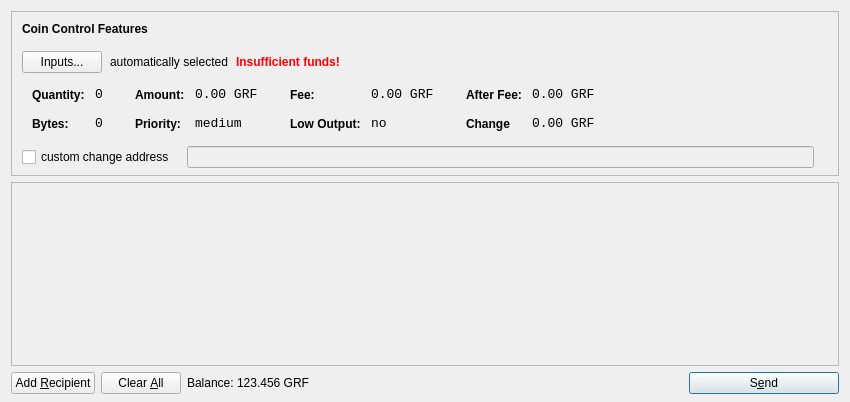
<?xml version="1.0" encoding="UTF-8"?>
<ui version="4.0">
 <class>SendCoinsDialog</class>
 <widget class="QDialog" name="SendCoinsDialog">
  <property name="geometry">
   <rect>
    <x>0</x>
    <y>0</y>
    <width>850</width>
    <height>402</height>
   </rect>
  </property>
  <property name="windowTitle">
   <string>Send Coins</string>
  </property>
  <layout class="QVBoxLayout" name="verticalLayout" stretch="0,1,0">
   <property name="bottomMargin">
    <number>8</number>
   </property>
   <item>
    <widget class="QFrame" name="frameCoinControl">
     <property name="sizePolicy">
      <sizepolicy hsizetype="Expanding" vsizetype="Expanding">
       <horstretch>0</horstretch>
       <verstretch>0</verstretch>
      </sizepolicy>
     </property>
     <property name="maximumSize">
      <size>
       <width>16777215</width>
       <height>16777215</height>
      </size>
     </property>
     <property name="frameShape">
      <enum>QFrame::StyledPanel</enum>
     </property>
     <property name="frameShadow">
      <enum>QFrame::Sunken</enum>
     </property>
     <layout class="QVBoxLayout" name="verticalLayoutCoinControl2">
      <property name="spacing">
       <number>6</number>
      </property>
      <property name="leftMargin">
       <number>0</number>
      </property>
      <property name="topMargin">
       <number>0</number>
      </property>
      <property name="rightMargin">
       <number>0</number>
      </property>
      <property name="bottomMargin">
       <number>6</number>
      </property>
      <item>
       <layout class="QVBoxLayout" name="verticalLayoutCoinControl" stretch="0,0,0,0,1">
        <property name="spacing">
         <number>0</number>
        </property>
        <property name="leftMargin">
         <number>10</number>
        </property>
        <property name="topMargin">
         <number>10</number>
        </property>
        <item>
         <layout class="QHBoxLayout" name="horizontalLayoutCoinControl1">
          <property name="bottomMargin">
           <number>15</number>
          </property>
          <item>
           <widget class="QLabel" name="labelCoinControlFeatures">
            <property name="sizePolicy">
             <sizepolicy hsizetype="Preferred" vsizetype="Maximum">
              <horstretch>0</horstretch>
              <verstretch>0</verstretch>
             </sizepolicy>
            </property>
            <property name="font">
             <font>
              <weight>75</weight>
              <bold>true</bold>
             </font>
            </property>
            <property name="styleSheet">
             <string notr="true">font-weight:bold;</string>
            </property>
            <property name="text">
             <string>Coin Control Features</string>
            </property>
           </widget>
          </item>
         </layout>
        </item>
        <item>
         <layout class="QHBoxLayout" name="horizontalLayoutCoinControl2" stretch="0,0,0,0">
          <property name="spacing">
           <number>8</number>
          </property>
          <property name="bottomMargin">
           <number>10</number>
          </property>
          <item>
           <widget class="QPushButton" name="pushButtonCoinControl">
            <property name="styleSheet">
             <string notr="true"/>
            </property>
            <property name="text">
             <string>Inputs...</string>
            </property>
           </widget>
          </item>
          <item>
           <widget class="QLabel" name="labelCoinControlAutomaticallySelected">
            <property name="text">
             <string>automatically selected</string>
            </property>
            <property name="margin">
             <number>5</number>
            </property>
           </widget>
          </item>
          <item>
           <widget class="QLabel" name="labelCoinControlInsuffFunds">
            <property name="font">
             <font>
              <weight>75</weight>
              <bold>true</bold>
             </font>
            </property>
            <property name="styleSheet">
             <string notr="true">color:red;font-weight:bold;</string>
            </property>
            <property name="text">
             <string>Insufficient funds!</string>
            </property>
            <property name="margin">
             <number>5</number>
            </property>
           </widget>
          </item>
          <item>
           <spacer name="horizontalSpacerCoinControl">
            <property name="orientation">
             <enum>Qt::Horizontal</enum>
            </property>
            <property name="sizeHint" stdset="0">
             <size>
              <width>40</width>
              <height>1</height>
             </size>
            </property>
           </spacer>
          </item>
         </layout>
        </item>
        <item>
         <widget class="QWidget" name="widgetCoinControl" native="true">
          <property name="sizePolicy">
           <sizepolicy hsizetype="Preferred" vsizetype="Preferred">
            <horstretch>0</horstretch>
            <verstretch>0</verstretch>
           </sizepolicy>
          </property>
          <property name="minimumSize">
           <size>
            <width>0</width>
            <height>0</height>
           </size>
          </property>
          <property name="styleSheet">
           <string notr="true"/>
          </property>
          <layout class="QHBoxLayout" name="horizontalLayoutCoinControl5">
           <property name="leftMargin">
            <number>0</number>
           </property>
           <property name="topMargin">
            <number>0</number>
           </property>
           <property name="rightMargin">
            <number>0</number>
           </property>
           <property name="bottomMargin">
            <number>0</number>
           </property>
           <item>
            <layout class="QHBoxLayout" name="horizontalLayoutCoinControl3" stretch="0,0,0,1">
             <property name="spacing">
              <number>20</number>
             </property>
             <property name="topMargin">
              <number>0</number>
             </property>
             <property name="bottomMargin">
              <number>10</number>
             </property>
             <item>
              <layout class="QFormLayout" name="formLayoutCoinControl1">
               <property name="horizontalSpacing">
                <number>10</number>
               </property>
               <property name="verticalSpacing">
                <number>14</number>
               </property>
               <property name="leftMargin">
                <number>10</number>
               </property>
               <property name="topMargin">
                <number>4</number>
               </property>
               <property name="rightMargin">
                <number>6</number>
               </property>
               <item row="0" column="0">
                <widget class="QLabel" name="labelCoinControlQuantityText">
                 <property name="styleSheet">
                  <string notr="true">font-weight:bold;</string>
                 </property>
                 <property name="text">
                  <string>Quantity:</string>
                 </property>
                 <property name="margin">
                  <number>0</number>
                 </property>
                </widget>
               </item>
               <item row="0" column="1">
                <widget class="QLabel" name="labelCoinControlQuantity">
                 <property name="font">
                  <font>
                   <family>Monospace</family>
                   <pointsize>10</pointsize>
                  </font>
                 </property>
                 <property name="cursor">
                  <cursorShape>IBeamCursor</cursorShape>
                 </property>
                 <property name="contextMenuPolicy">
                  <enum>Qt::ActionsContextMenu</enum>
                 </property>
                 <property name="text">
                  <string>0</string>
                 </property>
                 <property name="margin">
                  <number>0</number>
                 </property>
                 <property name="textInteractionFlags">
                  <set>Qt::LinksAccessibleByMouse|Qt::TextSelectableByKeyboard|Qt::TextSelectableByMouse</set>
                 </property>
                </widget>
               </item>
               <item row="1" column="0">
                <widget class="QLabel" name="labelCoinControlBytesText">
                 <property name="styleSheet">
                  <string notr="true">font-weight:bold;</string>
                 </property>
                 <property name="text">
                  <string>Bytes:</string>
                 </property>
                </widget>
               </item>
               <item row="1" column="1">
                <widget class="QLabel" name="labelCoinControlBytes">
                 <property name="font">
                  <font>
                   <family>Monospace</family>
                   <pointsize>10</pointsize>
                  </font>
                 </property>
                 <property name="cursor">
                  <cursorShape>IBeamCursor</cursorShape>
                 </property>
                 <property name="contextMenuPolicy">
                  <enum>Qt::ActionsContextMenu</enum>
                 </property>
                 <property name="text">
                  <string>0</string>
                 </property>
                 <property name="textInteractionFlags">
                  <set>Qt::LinksAccessibleByMouse|Qt::TextSelectableByKeyboard|Qt::TextSelectableByMouse</set>
                 </property>
                </widget>
               </item>
              </layout>
             </item>
             <item>
              <layout class="QFormLayout" name="formLayoutCoinControl2">
               <property name="horizontalSpacing">
                <number>10</number>
               </property>
               <property name="verticalSpacing">
                <number>14</number>
               </property>
               <property name="leftMargin">
                <number>6</number>
               </property>
               <property name="topMargin">
                <number>4</number>
               </property>
               <property name="rightMargin">
                <number>6</number>
               </property>
               <item row="0" column="0">
                <widget class="QLabel" name="labelCoinControlAmountText">
                 <property name="styleSheet">
                  <string notr="true">font-weight:bold;</string>
                 </property>
                 <property name="text">
                  <string>Amount:</string>
                 </property>
                 <property name="margin">
                  <number>0</number>
                 </property>
                </widget>
               </item>
               <item row="0" column="1">
                <widget class="QLabel" name="labelCoinControlAmount">
                 <property name="font">
                  <font>
                   <family>Monospace</family>
                   <pointsize>10</pointsize>
                  </font>
                 </property>
                 <property name="cursor">
                  <cursorShape>IBeamCursor</cursorShape>
                 </property>
                 <property name="contextMenuPolicy">
                  <enum>Qt::ActionsContextMenu</enum>
                 </property>
                 <property name="text">
                  <string>0.00 GRF</string>
                 </property>
                 <property name="textInteractionFlags">
                  <set>Qt::LinksAccessibleByMouse|Qt::TextSelectableByKeyboard|Qt::TextSelectableByMouse</set>
                 </property>
                </widget>
               </item>
               <item row="1" column="0">
                <widget class="QLabel" name="labelCoinControlPriorityText">
                 <property name="styleSheet">
                  <string notr="true">font-weight:bold;</string>
                 </property>
                 <property name="text">
                  <string>Priority:</string>
                 </property>
                </widget>
               </item>
               <item row="1" column="1">
                <widget class="QLabel" name="labelCoinControlPriority">
                 <property name="font">
                  <font>
                   <family>Monospace</family>
                   <pointsize>10</pointsize>
                  </font>
                 </property>
                 <property name="cursor">
                  <cursorShape>IBeamCursor</cursorShape>
                 </property>
                 <property name="contextMenuPolicy">
                  <enum>Qt::ActionsContextMenu</enum>
                 </property>
                 <property name="text">
                  <string>medium</string>
                 </property>
                 <property name="textInteractionFlags">
                  <set>Qt::LinksAccessibleByMouse|Qt::TextSelectableByKeyboard|Qt::TextSelectableByMouse</set>
                 </property>
                </widget>
               </item>
              </layout>
             </item>
             <item>
              <layout class="QFormLayout" name="formLayoutCoinControl3">
               <property name="horizontalSpacing">
                <number>10</number>
               </property>
               <property name="verticalSpacing">
                <number>14</number>
               </property>
               <property name="leftMargin">
                <number>6</number>
               </property>
               <property name="topMargin">
                <number>4</number>
               </property>
               <property name="rightMargin">
                <number>6</number>
               </property>
               <item row="0" column="0">
                <widget class="QLabel" name="labelCoinControlFeeText">
                 <property name="styleSheet">
                  <string notr="true">font-weight:bold;</string>
                 </property>
                 <property name="text">
                  <string>Fee:</string>
                 </property>
                 <property name="margin">
                  <number>0</number>
                 </property>
                </widget>
               </item>
               <item row="0" column="1">
                <widget class="QLabel" name="labelCoinControlFee">
                 <property name="font">
                  <font>
                   <family>Monospace</family>
                   <pointsize>10</pointsize>
                  </font>
                 </property>
                 <property name="cursor">
                  <cursorShape>IBeamCursor</cursorShape>
                 </property>
                 <property name="contextMenuPolicy">
                  <enum>Qt::ActionsContextMenu</enum>
                 </property>
                 <property name="text">
                  <string>0.00 GRF</string>
                 </property>
                 <property name="textInteractionFlags">
                  <set>Qt::LinksAccessibleByMouse|Qt::TextSelectableByKeyboard|Qt::TextSelectableByMouse</set>
                 </property>
                </widget>
               </item>
               <item row="1" column="0">
                <widget class="QLabel" name="labelCoinControlLowOutputText">
                 <property name="styleSheet">
                  <string notr="true">font-weight:bold;</string>
                 </property>
                 <property name="text">
                  <string>Low Output:</string>
                 </property>
                </widget>
               </item>
               <item row="1" column="1">
                <widget class="QLabel" name="labelCoinControlLowOutput">
                 <property name="font">
                  <font>
                   <family>Monospace</family>
                   <pointsize>10</pointsize>
                  </font>
                 </property>
                 <property name="cursor">
                  <cursorShape>IBeamCursor</cursorShape>
                 </property>
                 <property name="contextMenuPolicy">
                  <enum>Qt::ActionsContextMenu</enum>
                 </property>
                 <property name="text">
                  <string>no</string>
                 </property>
                 <property name="textInteractionFlags">
                  <set>Qt::LinksAccessibleByMouse|Qt::TextSelectableByKeyboard|Qt::TextSelectableByMouse</set>
                 </property>
                </widget>
               </item>
              </layout>
             </item>
             <item>
              <layout class="QFormLayout" name="formLayoutCoinControl4">
               <property name="horizontalSpacing">
                <number>10</number>
               </property>
               <property name="verticalSpacing">
                <number>14</number>
               </property>
               <property name="leftMargin">
                <number>6</number>
               </property>
               <property name="topMargin">
                <number>4</number>
               </property>
               <property name="rightMargin">
                <number>6</number>
               </property>
               <item row="0" column="0">
                <widget class="QLabel" name="labelCoinControlAfterFeeText">
                 <property name="styleSheet">
                  <string notr="true">font-weight:bold;</string>
                 </property>
                 <property name="text">
                  <string>After Fee:</string>
                 </property>
                 <property name="margin">
                  <number>0</number>
                 </property>
                </widget>
               </item>
               <item row="0" column="1">
                <widget class="QLabel" name="labelCoinControlAfterFee">
                 <property name="font">
                  <font>
                   <family>Monospace</family>
                   <pointsize>10</pointsize>
                  </font>
                 </property>
                 <property name="cursor">
                  <cursorShape>IBeamCursor</cursorShape>
                 </property>
                 <property name="contextMenuPolicy">
                  <enum>Qt::ActionsContextMenu</enum>
                 </property>
                 <property name="text">
                  <string>0.00 GRF</string>
                 </property>
                 <property name="textInteractionFlags">
                  <set>Qt::LinksAccessibleByMouse|Qt::TextSelectableByKeyboard|Qt::TextSelectableByMouse</set>
                 </property>
                </widget>
               </item>
               <item row="1" column="0">
                <widget class="QLabel" name="labelCoinControlChangeText">
                 <property name="styleSheet">
                  <string notr="true">font-weight:bold;</string>
                 </property>
                 <property name="text">
                  <string>Change</string>
                 </property>
                </widget>
               </item>
               <item row="1" column="1">
                <widget class="QLabel" name="labelCoinControlChange">
                 <property name="font">
                  <font>
                   <family>Monospace</family>
                   <pointsize>10</pointsize>
                  </font>
                 </property>
                 <property name="cursor">
                  <cursorShape>IBeamCursor</cursorShape>
                 </property>
                 <property name="contextMenuPolicy">
                  <enum>Qt::ActionsContextMenu</enum>
                 </property>
                 <property name="text">
                  <string>0.00 GRF</string>
                 </property>
                 <property name="textInteractionFlags">
                  <set>Qt::LinksAccessibleByMouse|Qt::TextSelectableByKeyboard|Qt::TextSelectableByMouse</set>
                 </property>
                </widget>
               </item>
              </layout>
             </item>
            </layout>
           </item>
          </layout>
         </widget>
        </item>
        <item>
         <layout class="QHBoxLayout" name="horizontalLayoutCoinControl4" stretch="0,0,0">
          <property name="spacing">
           <number>12</number>
          </property>
          <property name="sizeConstraint">
           <enum>QLayout::SetDefaultConstraint</enum>
          </property>
          <property name="topMargin">
           <number>5</number>
          </property>
          <property name="rightMargin">
           <number>5</number>
          </property>
          <item>
           <widget class="QCheckBox" name="checkBoxCoinControlChange">
            <property name="text">
             <string>custom change address</string>
            </property>
           </widget>
          </item>
          <item>
           <widget class="QLineEdit" name="lineEditCoinControlChange">
            <property name="enabled">
             <bool>false</bool>
            </property>
            <property name="sizePolicy">
             <sizepolicy hsizetype="Expanding" vsizetype="Fixed">
              <horstretch>0</horstretch>
              <verstretch>0</verstretch>
             </sizepolicy>
            </property>
           </widget>
          </item>
          <item>
           <widget class="QLabel" name="labelCoinControlChangeLabel">
            <property name="sizePolicy">
             <sizepolicy hsizetype="Preferred" vsizetype="Expanding">
              <horstretch>0</horstretch>
              <verstretch>0</verstretch>
             </sizepolicy>
            </property>
            <property name="minimumSize">
             <size>
              <width>0</width>
              <height>0</height>
             </size>
            </property>
            <property name="text">
             <string/>
            </property>
            <property name="margin">
             <number>3</number>
            </property>
           </widget>
          </item>
         </layout>
        </item>
        <item>
         <spacer name="verticalSpacerCoinControl">
          <property name="orientation">
           <enum>Qt::Vertical</enum>
          </property>
          <property name="sizeHint" stdset="0">
           <size>
            <width>800</width>
            <height>1</height>
           </size>
          </property>
         </spacer>
        </item>
       </layout>
      </item>
     </layout>
    </widget>
   </item>
   <item>
    <widget class="QScrollArea" name="scrollArea">
     <property name="widgetResizable">
      <bool>true</bool>
     </property>
     <widget class="QWidget" name="scrollAreaWidgetContents">
      <property name="geometry">
       <rect>
        <x>0</x>
        <y>0</y>
        <width>830</width>
        <height>174</height>
       </rect>
      </property>
      <layout class="QVBoxLayout" name="verticalLayout_2">
       <property name="leftMargin">
        <number>0</number>
       </property>
       <property name="topMargin">
        <number>0</number>
       </property>
       <property name="rightMargin">
        <number>0</number>
       </property>
       <property name="bottomMargin">
        <number>0</number>
       </property>
       <item>
        <layout class="QVBoxLayout" name="entries">
         <property name="spacing">
          <number>6</number>
         </property>
        </layout>
       </item>
       <item>
        <spacer name="verticalSpacer">
         <property name="orientation">
          <enum>Qt::Vertical</enum>
         </property>
         <property name="sizeHint" stdset="0">
          <size>
           <width>20</width>
           <height>40</height>
          </size>
         </property>
        </spacer>
       </item>
      </layout>
     </widget>
    </widget>
   </item>
   <item>
    <layout class="QHBoxLayout" name="horizontalLayout">
     <item>
      <widget class="QPushButton" name="addButton">
       <property name="toolTip">
        <string>Send to multiple recipients at once</string>
       </property>
       <property name="text">
        <string>Add &amp;Recipient</string>
       </property>
       <property name="icon">
        <iconset resource="../bitcoin.qrc">
         <normaloff>:/icons/add</normaloff>:/icons/add</iconset>
       </property>
       <property name="autoDefault">
        <bool>false</bool>
       </property>
      </widget>
     </item>
     <item>
      <widget class="QPushButton" name="clearButton">
       <property name="sizePolicy">
        <sizepolicy hsizetype="Minimum" vsizetype="Fixed">
         <horstretch>0</horstretch>
         <verstretch>0</verstretch>
        </sizepolicy>
       </property>
       <property name="toolTip">
        <string>Remove all transaction fields</string>
       </property>
       <property name="text">
        <string>Clear &amp;All</string>
       </property>
       <property name="icon">
        <iconset resource="../bitcoin.qrc">
         <normaloff>:/icons/remove</normaloff>:/icons/remove</iconset>
       </property>
       <property name="autoRepeatDelay">
        <number>300</number>
       </property>
       <property name="autoDefault">
        <bool>false</bool>
       </property>
      </widget>
     </item>
     <item>
      <layout class="QHBoxLayout" name="horizontalLayout_2">
       <property name="spacing">
        <number>3</number>
       </property>
       <item>
        <widget class="QLabel" name="label">
         <property name="sizePolicy">
          <sizepolicy hsizetype="Preferred" vsizetype="Fixed">
           <horstretch>0</horstretch>
           <verstretch>0</verstretch>
          </sizepolicy>
         </property>
         <property name="text">
          <string>Balance:</string>
         </property>
        </widget>
       </item>
       <item>
        <widget class="QLabel" name="labelBalance">
         <property name="sizePolicy">
          <sizepolicy hsizetype="Preferred" vsizetype="Fixed">
           <horstretch>0</horstretch>
           <verstretch>0</verstretch>
          </sizepolicy>
         </property>
         <property name="cursor">
          <cursorShape>IBeamCursor</cursorShape>
         </property>
         <property name="text">
          <string>123.456 GRF</string>
         </property>
         <property name="textInteractionFlags">
          <set>Qt::LinksAccessibleByMouse|Qt::TextSelectableByKeyboard|Qt::TextSelectableByMouse</set>
         </property>
        </widget>
       </item>
      </layout>
     </item>
     <item>
      <spacer name="horizontalSpacer">
       <property name="orientation">
        <enum>Qt::Horizontal</enum>
       </property>
       <property name="sizeHint" stdset="0">
        <size>
         <width>40</width>
         <height>20</height>
        </size>
       </property>
      </spacer>
     </item>
     <item>
      <widget class="QPushButton" name="sendButton">
       <property name="minimumSize">
        <size>
         <width>150</width>
         <height>0</height>
        </size>
       </property>
       <property name="toolTip">
        <string>Confirm the send action</string>
       </property>
       <property name="text">
        <string>S&amp;end</string>
       </property>
       <property name="icon">
        <iconset resource="../bitcoin.qrc">
         <normaloff>:/icons/send</normaloff>:/icons/send</iconset>
       </property>
       <property name="default">
        <bool>true</bool>
       </property>
      </widget>
     </item>
    </layout>
   </item>
  </layout>
 </widget>
 <resources>
  <include location="../bitcoin.qrc"/>
 </resources>
 <connections/>
</ui>
